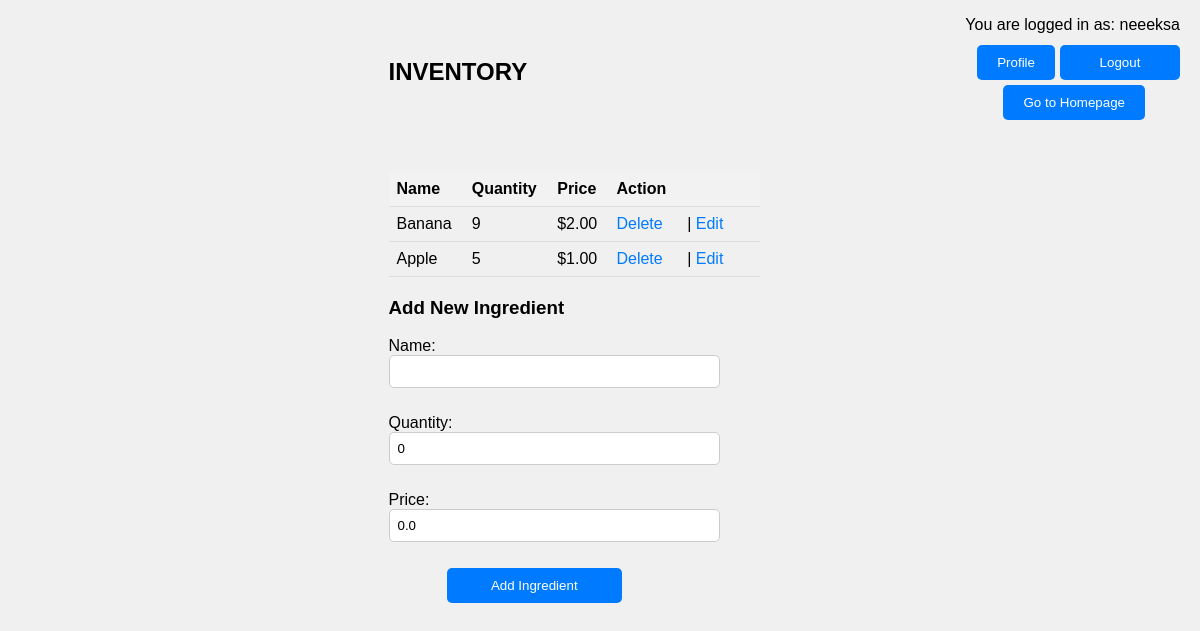
The page /inventory/ (signed in) on the database as committed earlier.
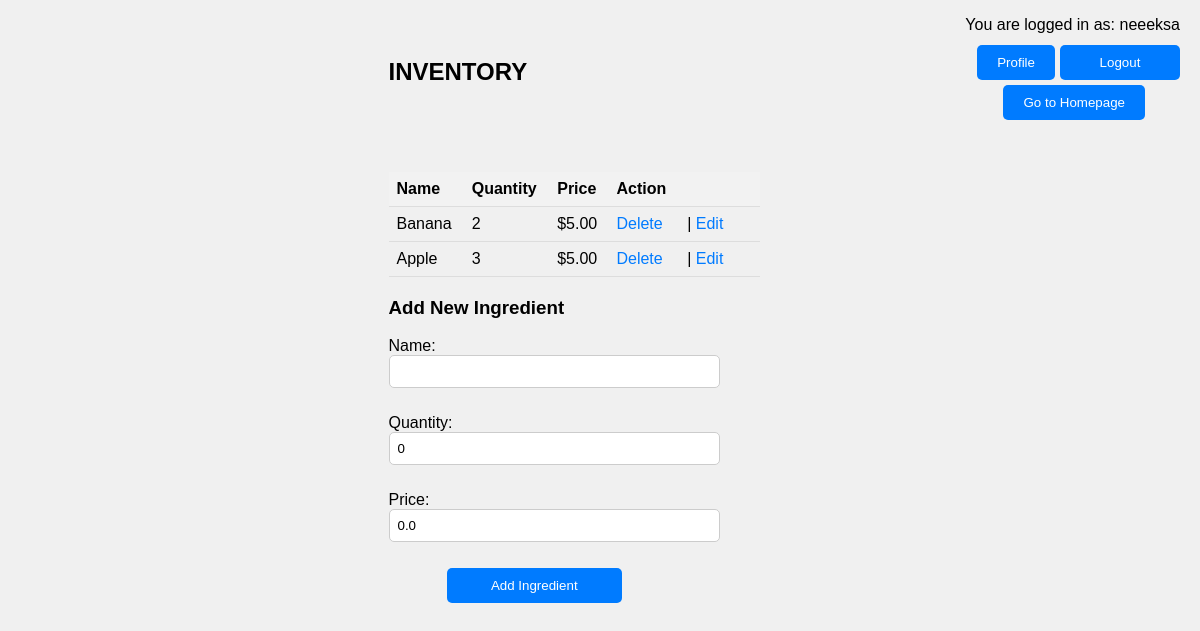
The same page on the database as committed later.
### main/models.py (models this page shows, shortened)
class Ingredient(models.Model):
    name = models.CharField(max_length=100)
    price = models.DecimalField(max_digits=10, decimal_places=2, default=0.00)  # Добавляем поле price
    available_quantity = models.IntegerField(default=0)
    quantity = models.IntegerField(default=0)
    unit_price = models.DecimalField(max_digits=10, decimal_places=2, default=0.00)

### main/views.py (the view)
# urls.py: path('inventory/', views.inventory, name='inventory'),
def inventory(request):
    if request.method == 'POST':
        form = IngredientForm(request.POST)
        if form.is_valid():
            name = form.cleaned_data['name']
            quantity = form.cleaned_data['quantity']
            price = form.cleaned_data['unit_price']
            ingredient, created = Ingredient.objects.get_or_create(name=name, defaults={'quantity': quantity, 'price': price})
            if not created:
                ingredient.quantity += quantity
                ingredient.price = price
                ingredient.save()
            return redirect('inventory')
    else:
        form = IngredientForm()
    ingredients = Ingredient.objects.all()
    context = {
        'ingredients': ingredients,
        'form': form,
    }
    return render(request, 'main/inventory.html', context)

### main/forms.py
class IngredientForm(forms.ModelForm):
    class Meta:
        model = Ingredient
        fields = ['name', 'quantity', 'price']

### main/templates/main/inventory.html (shortened to what this page needs)
{% extends 'main/base.html' %}
{% block content %}
{% if request.user.is_authenticated %}
    <p class="logged-in-user">You are logged in as: {{ request.user.username }}</p>
    <h2>INVENTORY</h2>
    <button class="go_to_homepage" onclick="location.href='{% url 'index' %}'">Go to Homepage</button>
    <button class="profile_button" onclick="location.href='{% url 'profile' %}'">Profile</button><br>
    <form action="{% url 'logout' %}" method="post">
        <button type="submit" class="logout-button">Logout</button>
    </form><br>
    <table>
        <thead>
            <tr>
                <th>Name</th>
                <th>Quantity</th>
                <th>Price</th>
                <th>Action</th>
            </tr>
        </thead>
        <tbody>
            {% for ingredient in ingredients %}
                <tr>
                    <td>{{ ingredient.name }}</td>
                    <td>{{ ingredient.quantity }}</td>
                    <td>${{ ingredient.price }}</td>
                    <td>
                        <a href="{% url 'confirm_delete_ingredient_item' ingredient.id %}">Delete</a> |
                        <a href="{% url 'edit_ingredient' ingredient.id %}">Edit</a>
                    </td>
                </tr>
            {% endfor %}
        </tbody>
    </table>
    <h3>Add New Ingredient</h3>
    <form method="post">
        {{ form.as_p }}
        <button type="submit">Add Ingredient</button>
    </form>
{% else %}
    <p>You are not logged in.</p>
    <a href="{% url 'login' %}">Login</a> | <a href="{% url 'signup' %}">Sign Up</a>
{% endif %}
{% endblock %}

Rows that differ between the two databases and show on the page:
changed Ingredient "Banana": quantity "9" → "2"; price "2.00" → "5.00"
changed Ingredient "Apple": quantity "5" → "3"; price "1.00" → "5.00"
